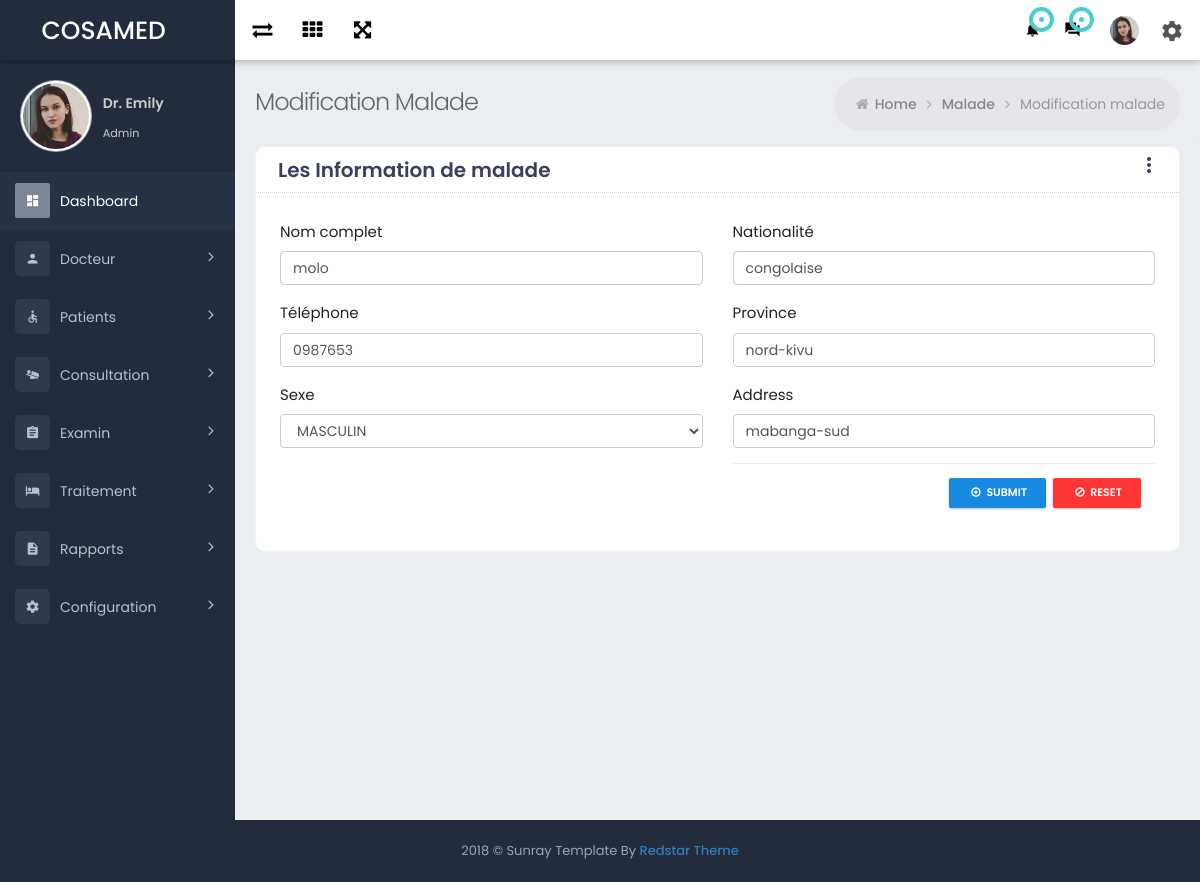
/light/editMalade.php?idMalade=10, run on the app's committed database.
### tables this page shows
CREATE TABLE `malade` (
  `Id` int(11) NOT NULL,
  `NomComplet` varchar(100) DEFAULT NULL,
  `sexe` varchar(10) DEFAULT NULL,
  `Phone` varchar(20) DEFAULT NULL,
  `Adresse` varchar(100) DEFAULT NULL,
  `nationalite` varchar(50) NOT NULL,
  `province` varchar(50) NOT NULL,
  `dateadd` date NOT NULL
);

### models/Models.php (called while the page is built, shortened)
<?php
abstract class Models
{
    private $conne;
    private function setBd()
    {
        $this->conne = new PDO('mysql:host=127.0.0.1; dbname=sos_sante; charset=UTF8', 'root', '');
        $this->conne->setAttribute(PDO::ATTR_ERRMODE, PDO::ERRMODE_EXCEPTION);
    }
    protected function getBd()
    {
        return $this->conne;
    }
    protected function getAll($table, $obj)
    {
        $var = [];
        $query = $this->getBd()->prepare('SELECT * FROM ' . $table);
        $query->execute();
        while ($donnee = $query->fetch(PDO::FETCH_ASSOC)) {
            $var[] = new $obj($donnee);
        }
        return $var;
    }
}

### models/TraitementFonction.php (called while the page is built, shortened)
<?php
class TraitementFonction extends Models
{
    public function getAllMaladeById($id)
    {
        return $this->getAll('malade where id='.$id.'', 'Malade');
    }
}

### models/Malade.php (called while the page is built, shortened)
<?php
class Malade
{
    private $nomComplet;
    private $sexe;
    private $phone;
    private $adresse;
    private $nationalite;
    private $province;
    public function hydrate(array $data)
    {
        foreach ($data as $key => $value) {
            $method = 'set'.ucfirst($key);
        }
    }
    public function getSexe()
    {
        return $this->sexe;
    }
    public function setSexe($sexe)
    {
        $this->sexe = $sexe;
        return $this;
    }
    public function getPhone()
    {
        return $this->phone;
    }
    public function setPhone($phone)
    {
        $this->phone = $phone;
        return $this;
    }
    public function setId($id)
    {
        return $this;
    }
    public function getNationalite()
    {
        return $this->nationalite;
    }
    public function setNationalite($nationalite)
    {
        $this->nationalite = $nationalite;
        return $this;
    }
    public function getProvince()
    {
        return $this->province;
    }
    public function setProvince($province)
    {
        $this->province = $province;
        return $this;
    }
    public function getAdresse()
    {
        return $this->adresse;
    }
    public function setAdresse($adresse)
    {
        $this->adresse = $adresse;
        return $this;
    }
    public function getNomComplet()
    {
        return $this->nomComplet;
    }
    public function setNomComplet($nomComplet)
    {
        $this->nomComplet = $nomComplet;
        return $this;
    }
}

### light/editMalade.php (the view, shortened to what this page needs)
<?php
$traitement = new TraitementFonction();
$listeMalade= $traitement->getAllMaladeById($_GET['idMalade']);
?>
<!DOCTYPE html>
<html lang="en">
<head>
   <?php  include 'head.php'; ?>
</head>
<body class="page-header-fixed sidemenu-closed-hidelogo page-content-white page-md header-white dark-color logo-dark">
    <div class="page-wrapper">
        <?php  include 'header.php'; ?>
        <div class="page-container">
             <?php  include 'sidebarMenu.php'; ?>
            <div class="page-content-wrapper">
                <div class="page-content">
                    <div class="page-bar">
                        <div class="page-title-breadcrumb">
                            <div class=" pull-left">
                                <div class="page-title">Modification Malade</div>
                            </div>
                            <ol class="breadcrumb page-breadcrumb pull-right">
                                <li><i class="fa fa-home"></i>&nbsp;<a class="parent-item" href="index-2.html">Home</a>&nbsp;<i class="fa fa-angle-right"></i>
                                </li>
                                <li><a class="parent-item" href="#">Malade</a>&nbsp;<i class="fa fa-angle-right"></i>
                                </li>
                                <li class="active">Modification malade </li>
                            </ol>
                        </div>
                    </div>
                    <div class="row">
                        <div class="col-md-12 col-sm-12">
                            <div class="card card-box">
                                <div class="card-head">
                                    <header>Les Information de malade</header>
                                     <button id = "panel-button"
				                           class = "mdl-button mdl-js-button mdl-button--icon pull-right"
				                           data-upgraded = ",MaterialButton">
				                           <i class = "material-icons">more_vert</i>
				                        </button>
                                </div>
                                <div class="card-body" id="bar-parent">
                                <?php  foreach ($listeMalade as $mad) : ?>
                                    <form id="form-data" name="contact-form" method="POST" action="" enctype="multipart/form-data">
                                    <div class="row">
	                                    <div class="col-md-6 col-sm-6">
                                            <div class="form-group">
	                                            <label>Nom complet</label>
	                                            <input type="text" id="nomComplet" name="nomComplet"  value="<?= $mad->getNomComplet(); ?>"  class="form-control" placeholder="Enter nom complet">
	                                        </div>
											<div class="form-group">
	                                            <label>Téléphone</label>
	                                            <input type="text" id="phone" name="phone" value="<?= $mad->getPhone(); ?>" class="form-control" placeholder="Enter numèro de Téléphone">
	                                        </div>
	                                        <div class="form-group">
	                                            <label>Sexe</label>
	                                            <select class="form-control" id="sexe" name="sexe" >
												   <option value="<?= $mad->getSexe(); ?>"><?= $mad->getSexe();?></option>
	                                            </select>
	                                        </div>
	                                    </div>
	                                    <div class="col-md-6 col-sm-6">
                                        <div class="form-group">
	                                            <label>Nationalité</label>
	                                            <input type="text" id="nationalite" name="nationalite"  value="<?= $mad->getNationalite(); ?>" class="form-control" placeholder="Enter la nationalité">
	                                        </div>
                                        <div class="form-group">
	                                            <label>Province</label>
	                                            <input type="text"  id="province" name="province" value="<?= $mad->getProvince(); ?>" class="form-control" placeholder="Enter le nom de la province">
	                                        </div>
											<div class="form-group">
	                                            <label>Address</label>
	                                            <input type="text" id="adresse" name="adresse" value="<?= $mad->getAdresse(); ?>" class="form-control" placeholder="Enter l'adresse">
	                                        </div>
											<div class="form-group">
										<div class="modal-footer">
													<button type="submit" class="btn btn-primary btn-sm">
														<i class="fa fa-dot-circle-o"></i> Submit
															</button>
															<button type="reset" class="btn btn-danger btn-sm">
														<i class="fa fa-ban"></i> Reset
													</button>
                                                  </div>
                                        </div>
											</div>
                                    </div>
                                    </form><?php endforeach; ?>
                                </div>
                            </div>
                        </div>
                    </div>
                </div>
            </div>
        </div>
        <div class="page-footer">
            <div class="page-footer-inner"> 2018 &copy; Sunray Template By
                <a href="https://radixtouch.com/cdn-cgi/l/email-protection#f684939285829784829e939b93b6919b979f9ad895999b" target="_top" class="makerCss">Redstar Theme</a>
            </div>
        </div>
    </div>
</body>
</html>

### assets/css/material_style.css (style rules this page uses)
.material-icons { font-family: 'Material Icons'; font-weight: normal; font-style: normal; font-size: 24px; display: inline-block; line-height: 1; text-transform: none; letter-spacing: normal; word-wrap: normal; white-space: nowrap; direction: ltr; -webkit-font-smoothing: antialiased; text-rendering: optimizeLegibility; -moz-osx-font-smoothing: grayscale; font-feature-settings: 'liga'; }
.mdl-js-button { right: 12px; }

### assets/css/responsive.css (style rules this page uses)
@media (min-width:992px) { .page-content-wrapper { float: left; width: 100% } }
@media (min-width:992px) { .page-content-wrapper .page-content { margin-left: 235px; margin-top: 0; min-height: 600px; padding: 25px 20px 10px } }
@media (min-width:992px) { .page-footer { clear: left } }

### data on the page
malade: nomComplet "molo", phone "0987653", sexe "MASCULIN", nationalite "congolaise", province "nord-kivu", adresse "mabanga-sud"
